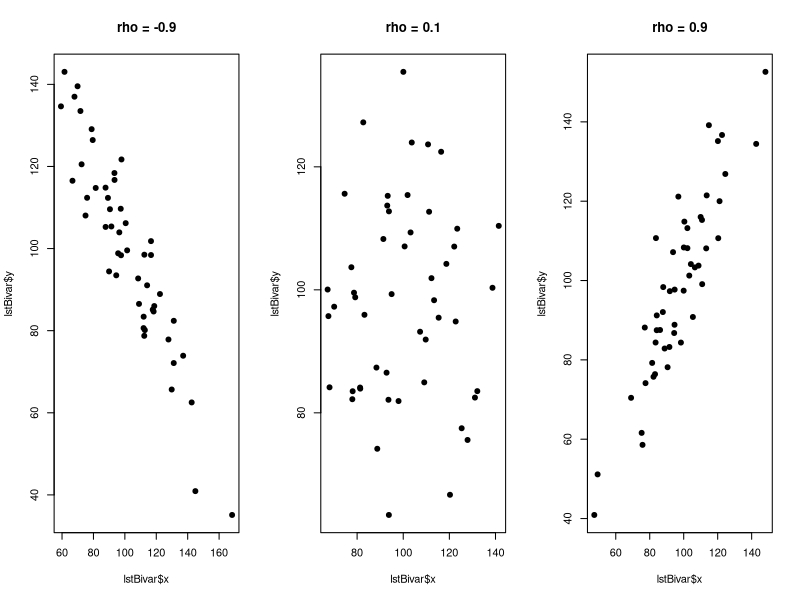

The R script that drew this image: (Note: this script raises an error after producing the figure.)
## ---- chunk 1
rbivariate <- function(n, mean.x = 70, sd.x=3, mean.y=82, sd.y=7, r=.50) {
  z1 <- rnorm(n)
  z2 <- rnorm(n)
  x <- mean.x + sqrt(1 - r^2) * sd.x * z1 + r * sd.x * z2
  y <- mean.y + sd.y * z2
  return(list(x = x, y = y))
}
## ---- chunk 2
oldPar <- par(mfrow = c(1, 3))

lstBivar <- rbivariate(50, 100, 20, 100, 20, -.9)
plot(lstBivar$y ~ lstBivar$x, pch = 19, main = "rho = -0.9")

lstBivar <- rbivariate(50, 100, 20, 100, 20, .1)
plot(lstBivar$y ~ lstBivar$x, pch = 19, main = "rho = 0.1")

lstBivar <- rbivariate(50, 100, 20, 100, 20, .9)
plot(lstBivar$y ~ lstBivar$x, pch = 19, main = "rho = 0.9")

par(oldPar)
## ---- chunk 3
set.seed(123457)
nsamp <- 50
data1 <- rbivariate(nsamp, mean.x = 70, sd.x = 3, mean.y = 82, sd.y =  7, r = .75)
eps2 <-  rbivariate(nsamp, mean.x =  1, sd.x = 3, mean.y =  1, sd.y = 14, r = .50)

iter <- rep(1:nsamp,2)
# time <- sort(rep(1:2, nsamp))
y <- c(data1$x, 0.95 * data1$x + eps2$x / 2)
x <- c(data1$y, 1.05 * data1$y + eps2$y / 2)
newdata <- data.frame(iter, time, y, x)
## ---- chunk 4
plot(data1$x, data1$y, ylab="", xlab="Rating Variable", xlim=c(58,78), ylim=c(60,110), main="Year 1")
mtext("Loss", side=2, line=1, at=115, cex=1.0, las=1)
#  NOTE THE STRONG POSITIVE STATISTICAL SIGNIFICANCE
summary(lm(data1$y ~ data1$x))

#  FIGURE. PLOT BOTH YEARS BUT IGNORE DYNAMIC EFFECT
plot(x ~ y           , ylab="", xlab="Rating Variable", xlim=c(58,78), ylim=c(60,110), main="Years 1 and 2", data = newdata)

summary(lm(y~x))

#  FIGURE. PLOT CONNECTING THE YEARS ;
plot(x ~ y, data = newdata
     , ylab=""
     , xlab="Rating Variable"
     , xlim=c(58,78)
     , ylim=c(60,110)
     , main="Years 1 and 2")

for (i in iter) {
  lines(x ~ y, data = subset(newdata, iter == i)) 
}

mtext("Loss", side=2, line=1, at=115, cex=1.0, las=1)

#  NOTE THE STRONG NEGATIVE STATISTICAL SIGNIFICANCE
summary(lm(y ~ x+ factor(iter)))
